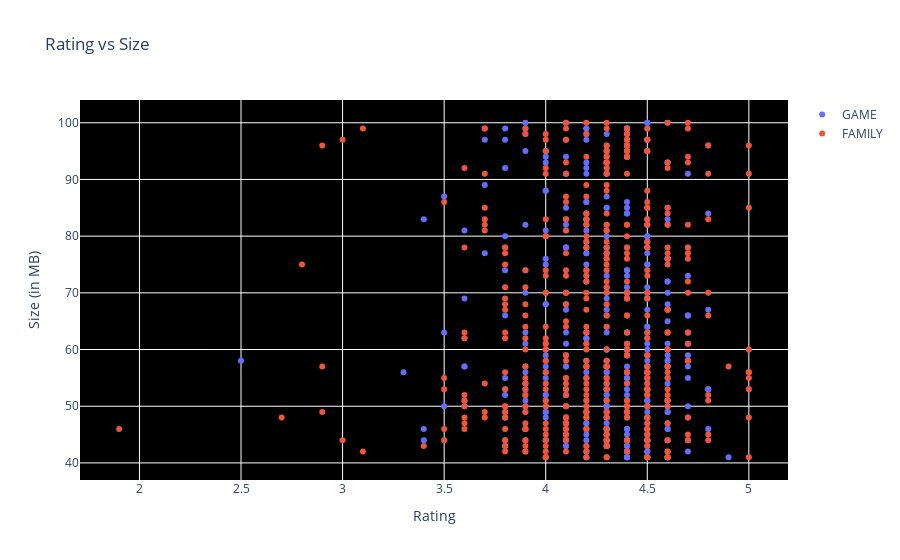

Here is the notebook cell this chart was saved with:
### Code cell
c = ['hsl('+str(h)+',50%'+',50%)' for h in np.linspace(0, 360, len(list(set(playstore.Category))))]

subset_df = playstore[playstore.Size > 40]
groups_temp = subset_df.groupby('Category').filter(lambda x: len(x) >20)

data = [{
    'x': groups_temp.loc[subset_df.Category==category[1]]['Rating'], 
    'type':'scatter',
    'y' : subset_df['Size'],
    'name' : str(category[1]),
    'mode' : 'markers',
    'showlegend': True,
    } for category in enumerate(['GAME', 'FAMILY'])]

layout = {'title':"Rating vs Size", 
          'xaxis': {'title' : 'Rating'},
          'yaxis' : {'title' : 'Size (in MB)'},
         'plot_bgcolor': 'rgb(0,0,0)'}

plotly.offline.iplot({'data': data, 'layout': layout})

### Figure 1 — Plotly figure (JSON) as saved in the notebook; plotly's stock layout.template omitted (floating-point values rounded to 4 significant figures; data arrays with more than 128 entries replaced by an {"elided": "..."} marker saying what was removed)
{"data": [{"mode": "markers", "name": "GAME", "showlegend": true, "type": "scatter", "x": {"elided": "393 float values"}, "y": {"elided": "1230 int values"}}, {"mode": "markers", "name": "FAMILY", "showlegend": true, "type": "scatter", "x": {"elided": "439 float values"}, "y": {"elided": "1230 int values"}}], "layout": {"plot_bgcolor": "rgb(0,0,0)", "title": {"text": "Rating vs Size"}, "xaxis": {"title": {"text": "Rating"}}, "yaxis": {"title": {"text": "Size (in MB)"}}}}
